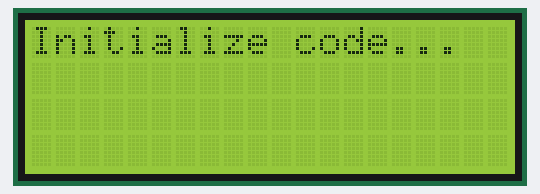
Bench run of a sketch on a simulated Arduino Uno, built with avr-gcc and run on an emulated ATmega328P. Parts: 20×4 character LCD. At 9.2 s the program stops and its outputs stay as they are.

Above: at 1.1 s.
At 2.2 s:
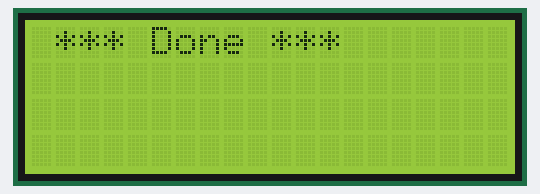
At 3.2 s:
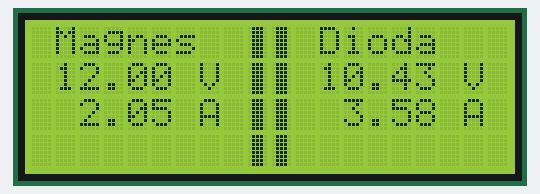
At 9.3 s:
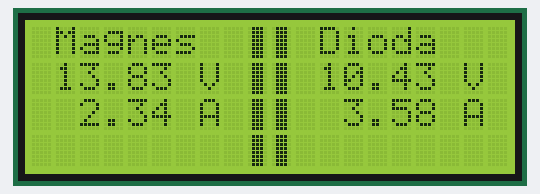

Measured:
- what the display in image 0 shows lasts 1.0 s, from 1.1 s to 2.1 s
- what the display in image 1 shows lasts 1.1 s, from 2.1 s to 3.2 s
- what the display in image 2 shows lasts 6.0 s, from 3.2 s to 9.2 s

The sketch:

Screen_main.ino
```cpp
#include "Screen.h"
Screen lcd;
int CurrentScreen=1;
void setup()
{
 lcd.Init();
}

void loop()
{

  lcd.defaultscreen(CurrentScreen);
  delay(4000);
  lcd.setMagnes(13.83, 2.34);
  delay(2000);
  lcd.printdata(CurrentScreen);
  while(1);

}
```

Buzzer.cpp
```cpp
#include "Buzzer.h"

Buzz::Buzz(byte pin) {
  // Use 'this->' to make the difference between the
  // 'pin' attribute of the class and the
  // local variable 'pin' created from the parameter.
  this->pin = pin;
  init();
}
void Buzz::init() {
  //pinMode(pin, OUTPUT);
  // Always try to avoid duplicate code.
  // Instead of writing digitalWrite(pin, LOW) here,
  // call the function off() which already does that
  off();
}
void Buzz::on() {
  tone(pin, 1000);
}
void Buzz::off() {
  noTone(pin);
}

void Buzz::pulse()
{
  for(int i=0; i<5; i++)
  {
    for(int i2=0; i2<10; i2++)
     {
          tone(pin,1000);
          delay(100);
         noTone(pin);
         delay(100);

     }
    delay(2000);
  }
}
```

Buzzer.h
```cpp
#ifndef BUZZER_H
#define BUZZER_H

#include <Arduino.h>

class Buzz
{
  private:
    byte pin;
  public:
    Buzz(byte pin);
    void init();
    void on();
    void off();
    void pulse();
};
#endif
```

Gauge.cpp
```cpp
#include "Gauge.h"

Gauge::Gauge(uint8_t addr)
{
  /*
   shuntvoltage=0;
   busvoltage=0;
   current_mA=0;
   loadvoltage=0;
   power_mW=0;
   */
  // this->addr=addr;
   //Serial.begin(115200);
   //Serial.println("Constructor!");
   //Serial.end();
  init();
}

void Gauge::init()
{

}


void Gauge::measure()
{


  shuntvoltage = ina219.getShuntVoltage_mV();
  busvoltage = ina219.getBusVoltage_V();
  current_mA = ina219.getCurrent_mA();
  power_mW = ina219.getPower_mW();
  loadvoltage = busvoltage + (shuntvoltage / 1000);

  Serial.print("Bus Voltage:   "); Serial.print(busvoltage); Serial.println(" V");
  Serial.print("Shunt Voltage: "); Serial.print(shuntvoltage); Serial.println(" mV");
  Serial.print("Load Voltage:  "); Serial.print(loadvoltage); Serial.println(" V");
  Serial.print("Current:       "); Serial.print(current_mA); Serial.println(" mA");
  Serial.print("Power:         "); Serial.print(power_mW); Serial.println(" mW");
  Serial.println("");

  delay(2000);
}
void Gauge::printinfo()
{
  Serial.print("Bus Voltage:   "); Serial.print(busvoltage); Serial.println(" V");
  Serial.print("Shunt Voltage: "); Serial.print(shuntvoltage); Serial.println(" mV");
  Serial.print("Load Voltage:  "); Serial.print(loadvoltage); Serial.println(" V");
  Serial.print("Current:       "); Serial.print(current_mA); Serial.println(" mA");
  Serial.print("Power:         "); Serial.print(power_mW); Serial.println(" mW");
  Serial.println("");
  float ind = getvoltage();
  Serial.println(ind);

}

float Gauge::getvoltage()
{
return ina219.getBusVoltage_V();
}
void Gauge::begina()
{

Serial.begin(115200);
  Serial.println("Init start!");


  while (!Serial) {
      // will pause Zero, Leonardo, etc until serial console opens
      delay(1);
  }

  Serial.println("Init middle!");
  //uint32_t currentFrequency;

  Serial.println("Hello!");

  // Initialize the INA219.
  // By default the initialization will use the largest range (32V, 2A).  However
  // you can call a setCalibration function to change this range (see comments).
  if (! ina219.begin())
  {

    Serial.println("Failed to find INA219 chip");

    while (1) { delay(10); }
  }
  // To use a slightly lower 32V, 1A range (higher precision on amps):
  //ina219.setCalibration_32V_1A();
  // Or to use a lower 16V, 400mA range (higher precision on volts and amps):
  ina219.setCalibration_16V_400mA();

  Serial.println("Measuring voltage and current with INA219 ...");
  float shuntvoltage = ina219.getShuntVoltage_mV();
  float busvoltage = ina219.getBusVoltage_V();
  float current_mA = ina219.getCurrent_mA();
  float power_mW = ina219.getPower_mW();
  float loadvoltage = busvoltage + (shuntvoltage / 1000);

  Serial.print("Bus Voltage:   "); Serial.print(busvoltage); Serial.println(" V");
  Serial.print("Shunt Voltage: "); Serial.print(shuntvoltage); Serial.println(" mV");
  Serial.print("Load Voltage:  "); Serial.print(loadvoltage); Serial.println(" V");
  Serial.print("Current:       "); Serial.print(current_mA); Serial.println(" mA");
  Serial.print("Power:         "); Serial.print(power_mW); Serial.println(" mW");
  Serial.println("");
}
```

Gauge.h
```cpp
#ifndef GAUGE_H
#define GAUGE_H
#include <Arduino.h>
#include <Wire.h>
#include <Adafruit_INA219.h>

class Gauge {

  private:

    uint8_t addr;
   float shuntvoltage;
  float busvoltage;
  float current_mA;
  float loadvoltage;
  float power_mW;
  public:
  Adafruit_INA219 ina219;
  void begina();
  float getvoltage();
    Gauge(uint8_t addr);
    void init();
    void measure();
    void printinfo();

};
#endif
```

Screen.cpp
```cpp
#include "Screen.h"

// Constructor
Screen::Screen()
{
    LCD= new LiquidCrystal_I2C(0x27, 20, 4);
}

void Screen::Init()
{
  LCD->createChar(0, customchar);
  delay(1000);
  // initialize the LCD
  LCD->begin();
  LCD->backlight();
  LCD->clear();
  LCD->print("Initialize code...");
  delay(1000);
  LCD->clear();
  LCD->print(" *** Done ***");
  delay(1000);
}
// Setters
void Screen::setBuzzer(float V, float A, float Hz)
{
   this->BVolt= V;
   this->BAmper= A;
   this->BHertz= Hz;
}
void Screen::setDioda(float V, float A)
{
   this->DVolt= V;
   this->DAmper= A;
}
void Screen::setMagnes(float V, float A)
{
   this->MVolt= V;
   this->MAmper= A;
}

//Functions
int Screen::if10(int nmbr)
{
  int counter=0;
  while(nmbr/10!=0)
    {
      counter++;
      nmbr=nmbr/10;
    }
   return counter;
}

void Screen::printtab(int tab)
{
  LCD->clear();

  if(tab==1)
  {
    for(int i=0; i<4; i++)
    {
      LCD->setCursor(10 ,i);
      LCD->write(0);
      LCD->setCursor(9 ,i);
      LCD->write(0);

    }
  }
  else
  {
    for(int i=0; i<4; i++)
    {
      LCD->setCursor(0 ,i);
      LCD->write(0);
      LCD->setCursor(19 ,i);
      LCD->write(0);

    }
  }
}

void Screen::defaultscreen(int tab)
{
  LCD->clear();
  printtab(tab);
  if(tab==1)
  {
    //Magnes
    LCD->setCursor(1,0);
    LCD->print("Magnes");
    LCD->setCursor(2-if10(MVolt),1);
    LCD->print(MVolt);
    LCD->print(" V");
    LCD->setCursor(2-if10(MAmper),2);
    LCD->print(MAmper);
    LCD->print(" A");


    //Dioda
    LCD->setCursor(12,0);
    LCD->print("Dioda");
    LCD->setCursor(13-if10(DVolt),1);
    LCD->print(DVolt);
    LCD->print(" V");
    LCD->setCursor(13-if10(DAmper),2);
    LCD->print(DAmper);
    LCD->print(" A");
  }
  else
  {
    LCD->setCursor(7,0);
    LCD->print("Buzzer");
    LCD->setCursor(7-if10(BVolt),1);
    LCD->print(BVolt);
    LCD->print(" V");
    LCD->setCursor(7-if10(BAmper),2);
    LCD->print(BAmper);
    LCD->print(" A");
    LCD->setCursor(7-if10(BHertz),3);
    LCD->print(BHertz);
    LCD->print(" Hz");
  }
}
void Screen::printdata(int tab)
{

  if(tab==1)
  {
    // Magnes;
    LCD->setCursor(1,1);
    LCD->print("      ");
    LCD->setCursor(2-if10(MVolt),1);
    LCD->print(MVolt);
    LCD->setCursor(1,2);
    LCD->print("      ");
    LCD->setCursor(2-if10(MAmper),2);
    LCD->print(MAmper);
    //Dioda
    LCD->setCursor(12,1);
    LCD->print("      ");
    LCD->setCursor(13-if10(DVolt),1);
    LCD->print(DVolt);
    LCD->setCursor(12,2);
    LCD->print("      ");
    LCD->setCursor(13-if10(DAmper),2);
    LCD->print(DAmper);


  }
  else
  {

  }
}
```

Screen.h
```cpp
#ifndef SCREEN_H
#define SCREEN_H

#include <Wire.h>
#include <LiquidCrystal_I2C.h>
#include <Arduino.h>

class Screen
{
private:
  byte customchar[8]={B01110,B01110,B01110,B01110,B01110,B01110,B01110, B01110};

  //Buzzer
  float BVolt= 11.50;
  float BAmper= 0.23;
  float BHertz= 123.44;
  //Diody
  float DVolt= 10.43;
  float DAmper= 3.58;
  //Magnes
  float MVolt= 12.00;
  float MAmper= 02.05;

  float numer3;
  LiquidCrystal_I2C* LCD;

 public:
    //setters
    void setBuzzer(float V, float A, float Hz);
    void setDioda(float V, float A);
    void setMagnes(float V, float A);
    int if10(int nmbr);
    Screen();
    void Init();
    void printtab(int tab);
    void defaultscreen(int tab);
    void printdata(int tab);


};


 #endif
```
